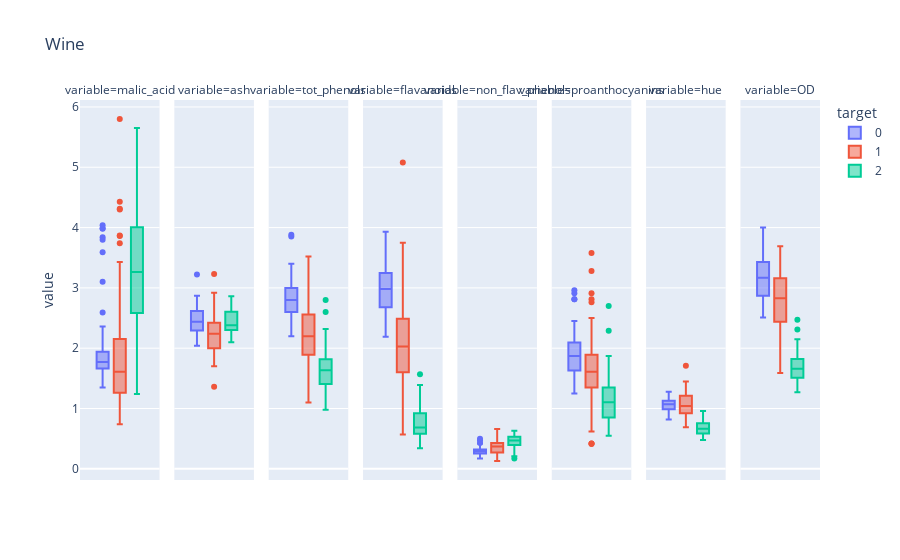

Source (notebook cell):
### Code cell
wineMelt = pd.melt(df_wine.drop(["proline","Mg","alcalinity","alcohol","color_intensity"],axis =1),id_vars = "target")
fig = px.box(wineMelt,y="value",facet_col="variable",color="target",title="Wine")
fig.show()

### Figure 1 — Plotly figure (JSON) as saved in the notebook; plotly's stock layout.template omitted (floating-point values rounded to 4 significant figures)
{"data": [{"alignmentgroup": "True", "hoverlabel": {"namelength": 0}, "hovertemplate": "target=0<br>variable=malic_acid<br>value=%{y}", "legendgroup": "0", "marker": {"color": "#636efa"}, "name": "0", "notched": false, "offsetgroup": "0", "orientation": "v", "showlegend": true, "type": "box", "x0": " ", "xaxis": "x", "y": [1.71, 1.78, 2.36, 1.95, 2.59, 1.76, 1.87, 2.15, 1.64, 1.35, 2.16, 1.48, 1.73, 1.73, 1.87, 1.81, 1.92, 1.57, 1.59, 3.1, 1.63, 3.8, 1.86, 1.6, 1.81, 2.05, 1.77, 1.72, 1.9, 1.68, 1.5, 1.66, 1.83, 1.53, 1.8, 1.81, 1.64, 1.65, 1.5, 3.99, 1.71, 3.84, 1.89, 3.98, 1.77, 4.04, 3.59, 1.68, 2.02, 1.73, 1.73, 1.65, 1.75, 1.9, 1.67, 1.73, 1.7, 1.97, 1.43], "y0": " ", "yaxis": "y"}, {"alignmentgroup": "True", "hoverlabel": {"namelength": 0}, "hovertemplate": "target=0<br>variable=ash<br>value=%{y}", "legendgroup": "0", "marker": {"color": "#636efa"}, "name": "0", "notched": false, "offsetgroup": "0", "orientation": "v", "showlegend": false, "type": "box", "x0": " ", "xaxis": "x2", "y": [2.43, 2.14, 2.67, 2.5, 2.87, 2.45, 2.45, 2.61, 2.17, 2.27, 2.3, 2.32, 2.41, 2.39, 2.38, 2.7, 2.72, 2.62, 2.48, 2.56, 2.28, 2.65, 2.36, 2.52, 2.61, 3.22, 2.62, 2.14, 2.8, 2.21, 2.7, 2.36, 2.36, 2.7, 2.65, 2.41, 2.84, 2.55, 2.1, 2.51, 2.31, 2.12, 2.59, 2.29, 2.1, 2.44, 2.28, 2.12, 2.4, 2.27, 2.04, 2.6, 2.42, 2.68, 2.25, 2.46, 2.3, 2.68, 2.5], "y0": " ", "yaxis": "y2"}, {"alignmentgroup": "True", "hoverlabel": {"namelength": 0}, "hovertemplate": "target=0<br>variable=tot_phenols<br>value=%{y}", "legendgroup": "0", "marker": {"color": "#636efa"}, "name": "0", "notched": false, "offsetgroup": "0", "orientation": "v", "showlegend": false, "type": "box", "x0": " ", "xaxis": "x3", "y": [2.8, 2.65, 2.8, 3.85, 2.8, 3.27, 2.5, 2.6, 2.8, 2.98, 2.95, 2.2, 2.6, 3.1, 3.3, 2.85, 2.8, 2.95, 3.3, 2.7, 3, 2.41, 2.61, 2.48, 2.53, 2.63, 2.85, 2.4, 2.95, 2.65, 3, 2.86, 2.42, 2.95, 2.35, 2.7, 2.6, 2.45, 2.4, 3, 3.15, 2.45, 3.25, 2.64, 3, 2.85, 3.25, 3.1, 2.75, 2.88, 2.72, 2.45, 3.88, 3, 2.6, 2.96, 3.2, 3, 3.4], "y0": " ", "yaxis": "y3"}, {"alignmentgroup": "True", "hoverlabel": {"namelength": 0}, "hovertemplate": "target=0<br>variable=flavanoids<br>value=%{y}", "legendgroup": "0", "marker": {"color": "#636efa"}, "name": "0", "notched": false, "offsetgroup": "0", "orientation": "v", "showlegend": false, "type": "box", "x0": " ", "xaxis": "x4", "y": [3.06, 2.76, 3.24, 3.49, 2.69, 3.39, 2.52, 2.51, 2.98, 3.15, 3.32, 2.43, 2.76, 3.69, 3.64, 2.91, 3.14, 3.4, 3.93, 3.03, 3.17, 2.41, 2.88, 2.37, 2.61, 2.68, 2.94, 2.19, 2.97, 2.33, 3.25, 3.19, 2.69, 2.74, 2.53, 2.98, 2.68, 2.43, 2.64, 3.04, 3.29, 2.68, 3.56, 2.63, 3, 2.65, 3.17, 3.39, 2.92, 3.54, 3.27, 2.99, 3.74, 2.79, 2.9, 2.78, 3, 3.23, 3.67], "y0": " ", "yaxis": "y4"}, {"alignmentgroup": "True", "hoverlabel": {"namelength": 0}, "hovertemplate": "target=0<br>variable=non_flav_phenols<br>value=%{y}", "legendgroup": "0", "marker": {"color": "#636efa"}, "name": "0", "notched": false, "offsetgroup": "0", "orientation": "v", "showlegend": false, "type": "box", "x0": " ", "xaxis": "x5", "y": [0.28, 0.26, 0.3, 0.24, 0.39, 0.34, 0.3, 0.31, 0.29, 0.22, 0.22, 0.26, 0.29, 0.43, 0.29, 0.3, 0.33, 0.4, 0.32, 0.17, 0.24, 0.25, 0.27, 0.26, 0.28, 0.47, 0.34, 0.27, 0.37, 0.26, 0.29, 0.22, 0.42, 0.5, 0.29, 0.26, 0.34, 0.29, 0.28, 0.2, 0.34, 0.27, 0.17, 0.32, 0.28, 0.3, 0.27, 0.21, 0.32, 0.32, 0.17, 0.22, 0.32, 0.39, 0.21, 0.2, 0.26, 0.31, 0.19], "y0": " ", "yaxis": "y5"}, {"alignmentgroup": "True", "hoverlabel": {"namelength": 0}, "hovertemplate": "target=0<br>variable=proanthocyanins<br>value=%{y}", "legendgroup": "0", "marker": {"color": "#636efa"}, "name": "0", "notched": false, "offsetgroup": "0", "orientation": "v", "showlegend": false, "type": "box", "x0": " ", "xaxis": "x6", "y": [2.29, 1.28, 2.81, 2.18, 1.82, 1.97, 1.98, 1.25, 1.98, 1.85, 2.38, 1.57, 1.81, 2.81, 2.96, 1.46, 1.97, 1.72, 1.86, 1.66, 2.1, 1.98, 1.69, 1.46, 1.66, 1.92, 1.45, 1.35, 1.76, 1.98, 2.38, 1.95, 1.97, 1.35, 1.54, 1.86, 1.36, 1.44, 1.37, 2.08, 2.34, 1.48, 1.7, 1.66, 2.03, 1.25, 2.19, 2.14, 2.38, 2.08, 2.91, 2.29, 1.87, 1.68, 1.62, 2.45, 2.03, 1.66, 2.04], "y0": " ", "yaxis": "y6"}, {"alignmentgroup": "True", "hoverlabel": {"namelength": 0}, "hovertemplate": "target=0<br>variable=hue<br>value=%{y}", "legendgroup": "0", "marker": {"color": "#636efa"}, "name": "0", "notched": false, "offsetgroup": "0", "orientation": "v", "showlegend": false, "type": "box", "x0": " ", "xaxis": "x7", "y": [1.04, 1.05, 1.03, 0.86, 1.04, 1.05, 1.02, 1.06, 1.08, 1.01, 1.25, 1.17, 1.15, 1.25, 1.2, 1.28, 1.07, 1.13, 1.23, 0.96, 1.09, 1.03, 1.11, 1.09, 1.12, 1.13, 0.92, 1.02, 1.25, 1.04, 1.19, 1.09, 1.23, 1.25, 1.1, 1.04, 1.09, 1.12, 1.18, 0.89, 0.95, 0.91, 0.88, 0.82, 0.88, 0.87, 1.04, 0.91, 1.07, 1.12, 1.12, 1.24, 1.01, 1.13, 0.92, 0.98, 0.94, 1.07, 0.89], "y0": " ", "yaxis": "y7"}, {"alignmentgroup": "True", "hoverlabel": {"namelength": 0}, "hovertemplate": "target=0<br>variable=OD<br>value=%{y}", "legendgroup": "0", "marker": {"color": "#636efa"}, "name": "0", "notched": false, "offsetgroup": "0", "orientation": "v", "showlegend": false, "type": "box", "x0": " ", "xaxis": "x8", "y": [3.92, 3.4, 3.17, 3.45, 2.93, 2.85, 3.58, 3.58, 2.85, 3.55, 3.17, 2.82, 2.9, 2.73, 3, 2.88, 2.65, 2.57, 2.82, 3.36, 3.71, 3.52, 4, 3.63, 3.82, 3.2, 3.22, 2.77, 3.4, 3.59, 2.71, 2.88, 2.87, 3, 2.87, 3.47, 2.78, 2.51, 2.69, 3.53, 3.38, 3, 3.56, 3, 3.35, 3.33, 3.44, 3.33, 2.75, 3.1, 2.91, 3.37, 3.26, 2.93, 3.2, 3.03, 3.31, 2.84, 2.87], "y0": " ", "yaxis": "y8"}, {"alignmentgroup": "True", "hoverlabel": {"namelength": 0}, "hovertemplate": "target=1<br>variable=malic_acid<br>value=%{y}", "legendgroup": "1", "marker": {"color": "#EF553B"}, "name": "1", "notched": false, "offsetgroup": "1", "orientation": "v", "showlegend": true, "type": "box", "x0": " ", "xaxis": "x", "y": [0.94, 1.1, 1.36, 1.25, 1.13, 1.45, 1.21, 1.01, 1.17, 0.94, 1.19, 1.61, 1.51, 1.66, 1.67, 1.09, 1.88, 0.9, 2.89, 0.99, 3.87, 0.92, 1.81, 1.13, 3.86, 0.89, 0.98, 1.61, 1.67, 2.06, 1.33, 1.83, 1.51, 1.53, 2.83, 1.99, 1.52, 2.12, 1.41, 1.07, 3.17, 2.08, 1.34, 2.45, 1.72, 1.73, 2.55, 1.73, 1.75, 1.29, 1.35, 3.74, 2.43, 2.68, 0.74, 1.39, 1.51, 1.47, 1.61, 3.43, 3.43, 2.4, 2.05, 4.43, 5.8, 4.31, 2.16, 1.53, 2.13, 1.63, 4.3], "y0": " ", "yaxis": "y"}, {"alignmentgroup": "True", "hoverlabel": {"namelength": 0}, "hovertemplate": "target=1<br>variable=ash<br>value=%{y}", "legendgroup": "1", "marker": {"color": "#EF553B"}, "name": "1", "notched": false, "offsetgroup": "1", "orientation": "v", "showlegend": false, "type": "box", "x0": " ", "xaxis": "x2", "y": [1.36, 2.28, 2.02, 1.92, 2.16, 2.53, 2.56, 1.7, 1.92, 2.36, 1.75, 2.21, 2.67, 2.24, 2.6, 2.3, 1.92, 1.71, 2.23, 1.95, 2.4, 2, 2.2, 2.51, 2.32, 2.58, 2.24, 2.31, 2.62, 2.46, 2.3, 2.32, 2.42, 2.26, 2.22, 2.28, 2.2, 2.74, 1.98, 2.1, 2.21, 1.7, 1.9, 2.46, 1.88, 1.98, 2.27, 2.12, 2.28, 1.94, 2.7, 1.82, 2.17, 2.92, 2.5, 2.5, 2.2, 1.99, 2.19, 1.98, 2, 2.42, 3.23, 2.73, 2.13, 2.39, 2.17, 2.29, 2.78, 2.3, 2.38], "y0": " ", "yaxis": "y2"}, {"alignmentgroup": "True", "hoverlabel": {"namelength": 0}, "hovertemplate": "target=1<br>variable=tot_phenols<br>value=%{y}", "legendgroup": "1", "marker": {"color": "#EF553B"}, "name": "1", "notched": false, "offsetgroup": "1", "orientation": "v", "showlegend": false, "type": "box", "x0": " ", "xaxis": "x3", "y": [1.98, 2.05, 2.02, 2.1, 3.5, 1.89, 2.42, 2.98, 2.11, 2.53, 1.85, 1.1, 2.95, 1.88, 3.3, 3.38, 1.61, 1.95, 1.72, 1.9, 2.83, 2.42, 2.2, 2, 1.65, 2.2, 2.2, 1.78, 1.92, 1.95, 2.2, 1.6, 1.45, 1.38, 2.45, 3.02, 2.5, 1.6, 2.55, 3.52, 2.85, 2.23, 1.45, 2.56, 2.5, 2.2, 1.68, 1.65, 1.38, 2.36, 2.74, 3.18, 2.55, 1.75, 2.48, 2.56, 2.46, 1.98, 2, 1.63, 2, 2.9, 3.18, 2.2, 2.62, 2.86, 2.6, 2.74, 2.13, 2.22, 2.1], "y0": " ", "yaxis": "y3"}, {"alignmentgroup": "True", "hoverlabel": {"namelength": 0}, "hovertemplate": "target=1<br>variable=flavanoids<br>value=%{y}", "legendgroup": "1", "marker": {"color": "#EF553B"}, "name": "1", "notched": false, "offsetgroup": "1", "orientation": "v", "showlegend": false, "type": "box", "x0": " ", "xaxis": "x4", "y": [0.57, 1.09, 1.41, 1.79, 3.1, 1.75, 2.65, 3.18, 2, 1.3, 1.28, 1.02, 2.86, 1.84, 2.89, 2.14, 1.57, 2.03, 1.32, 1.85, 2.55, 2.26, 2.53, 1.58, 1.59, 2.21, 1.94, 1.69, 1.61, 1.69, 1.59, 1.5, 1.25, 1.46, 2.25, 2.26, 2.27, 0.99, 2.5, 3.75, 2.99, 2.17, 1.36, 2.11, 1.64, 1.92, 1.84, 2.03, 1.76, 2.04, 2.92, 2.58, 2.27, 2.03, 2.01, 2.29, 2.17, 1.6, 2.09, 1.25, 1.64, 2.79, 5.08, 2.13, 2.65, 3.03, 2.65, 3.15, 2.24, 2.45, 1.75], "y0": " ", "yaxis": "y4"}, {"alignmentgroup": "True", "hoverlabel": {"namelength": 0}, "hovertemplate": "target=1<br>variable=non_flav_phenols<br>value=%{y}", "legendgroup": "1", "marker": {"color": "#EF553B"}, "name": "1", "notched": false, "offsetgroup": "1", "orientation": "v", "showlegend": false, "type": "box", "x0": " ", "xaxis": "x5", "y": [0.28, 0.63, 0.53, 0.32, 0.19, 0.45, 0.37, 0.26, 0.27, 0.55, 0.14, 0.37, 0.21, 0.27, 0.21, 0.13, 0.34, 0.24, 0.43, 0.35, 0.43, 0.3, 0.26, 0.4, 0.61, 0.22, 0.3, 0.43, 0.4, 0.48, 0.42, 0.52, 0.5, 0.58, 0.25, 0.17, 0.32, 0.14, 0.29, 0.24, 0.45, 0.26, 0.29, 0.34, 0.37, 0.32, 0.66, 0.37, 0.48, 0.39, 0.29, 0.24, 0.26, 0.6, 0.42, 0.43, 0.52, 0.3, 0.34, 0.43, 0.37, 0.32, 0.47, 0.43, 0.3, 0.21, 0.37, 0.39, 0.58, 0.4, 0.42], "y0": " ", "yaxis": "y5"}, {"alignmentgroup": "True", "hoverlabel": {"namelength": 0}, "hovertemplate": "target=1<br>variable=proanthocyanins<br>value=%{y}", "legendgroup": "1", "marker": {"color": "#EF553B"}, "name": "1", "notched": false, "offsetgroup": "1", "orientation": "v", "showlegend": false, "type": "box", "x0": " ", "xaxis": "x6", "y": [0.42, 0.41, 0.62, 0.73, 1.87, 1.03, 2.08, 2.28, 1.04, 0.42, 2.5, 1.46, 1.87, 1.03, 1.96, 1.65, 1.15, 1.46, 0.95, 2.76, 1.95, 1.43, 1.77, 1.4, 1.62, 2.35, 1.46, 1.56, 1.34, 1.35, 1.38, 1.64, 1.63, 1.62, 1.99, 1.35, 3.28, 1.56, 1.77, 1.95, 2.81, 1.4, 1.35, 1.31, 1.42, 1.48, 1.42, 1.63, 1.63, 2.08, 2.49, 3.58, 1.22, 1.05, 1.44, 1.04, 2.01, 1.53, 1.61, 0.83, 1.87, 1.83, 1.87, 1.71, 2.01, 2.91, 1.35, 1.77, 1.76, 1.9, 1.35], "y0": " ", "yaxis": "y6"}, {"alignmentgroup": "True", "hoverlabel": {"namelength": 0}, "hovertemplate": "target=1<br>variable=hue<br>value=%{y}", "legendgroup": "1", "marker": {"color": "#EF553B"}, "name": "1", "notched": false, "offsetgroup": "1", "orientation": "v", "showlegend": false, "type": "box", "x0": " ", "xaxis": "x7", "y": [1.05, 1.25, 0.98, 1.23, 1.22, 1.45, 1.19, 1.12, 1.12, 1.02, 1.28, 0.906, 1.36, 0.98, 1.31, 0.99, 1.23, 1.19, 0.96, 1.06, 1.19, 1.38, 1.16, 1.31, 0.84, 0.79, 1.23, 1.33, 1.36, 1, 1.07, 1.08, 1.05, 0.96, 1.15, 1.16, 1.16, 0.95, 1.23, 1.04, 1.42, 1.27, 1.04, 0.8, 0.94, 1.04, 0.86, 1, 0.88, 0.86, 0.96, 0.75, 0.9, 1.23, 1.1, 0.93, 1.71, 0.95, 1.06, 0.7, 0.93, 0.8, 0.93, 0.92, 0.73, 0.75, 0.86, 0.69, 0.97, 0.89, 0.79], "y0": " ", "yaxis": "y7"}, {"alignmentgroup": "True", "hoverlabel": {"namelength": 0}, "hovertemplate": "target=1<br>variable=OD<br>value=%{y}", "legendgroup": "1", "marker": {"color": "#EF553B"}, "name": "1", "notched": false, "offsetgroup": "1", "orientation": "v", "showlegend": false, "type": "box", "x0": " ", "xaxis": "x8", "y": [1.82, 1.67, 1.59, 2.46, 2.87, 2.23, 2.3, 3.18, 3.48, 1.93, 3.07, 1.82, 3.16, 2.78, 3.5, 3.13, 2.14, 2.48, 2.52, 2.31, 3.13, 3.12, 3.14, 2.72, 2.01, 3.08, 3.16, 2.26, 3.21, 2.75, 3.21, 2.27, 2.65, 2.06, 3.3, 2.96, 2.63, 2.26, 2.74, 2.77, 2.83, 2.96, 2.77, 3.38, 2.44, 3.57, 3.3, 3.17, 2.42, 3.02, 3.26, 2.81, 2.78, 2.5, 2.31, 3.19, 2.87, 3.33, 2.96, 2.12, 3.05, 3.39, 3.69, 3.12, 3.1, 3.64, 3.28, 2.84, 2.44, 2.78, 2.57], "y0": " ", "yaxis": "y8"}, {"alignmentgroup": "True", "hoverlabel": {"namelength": 0}, "hovertemplate": "target=2<br>variable=malic_acid<br>value=%{y}", "legendgroup": "2", "marker": {"color": "#00cc96"}, "name": "2", "notched": false, "offsetgroup": "2", "orientation": "v", "showlegend": true, "type": "box", "x0": " ", "xaxis": "x", "y": [1.35, 2.99, 2.31, 3.55, 1.24, 2.46, 4.72, 5.51, 3.59, 2.96, 2.81, 2.56, 3.17, 4.95, 3.88, 3.57, 5.04, 4.61, 3.24, 3.9, 3.12, 2.67, 1.9, 3.3, 1.29, 5.19, 4.12, 3.03, 1.68, 1.67, 3.83, 3.26, 3.27, 3.45, 2.76, 4.36, 3.7, 3.37, 2.58, 4.6, 3.03, 2.39, 2.51, 5.65, 3.91, 4.28, 2.59, 4.1], "y0": " ", "yaxis": "y"}, {"alignmentgroup": "True", "hoverlabel": {"namelength": 0}, "hovertemplate": "target=2<br>variable=ash<br>value=%{y}", "legendgroup": "2", "marker": {"color": "#00cc96"}, "name": "2", "notched": false, "offsetgroup": "2", "orientation": "v", "showlegend": false, "type": "box", "x0": " ", "xaxis": "x2", "y": [2.32, 2.4, 2.4, 2.36, 2.25, 2.2, 2.54, 2.64, 2.19, 2.61, 2.7, 2.35, 2.72, 2.35, 2.2, 2.15, 2.23, 2.48, 2.38, 2.36, 2.62, 2.48, 2.75, 2.28, 2.1, 2.32, 2.38, 2.64, 2.7, 2.64, 2.38, 2.54, 2.58, 2.35, 2.3, 2.26, 2.6, 2.3, 2.69, 2.86, 2.32, 2.28, 2.48, 2.45, 2.48, 2.26, 2.37, 2.74], "y0": " ", "yaxis": "y2"}, {"alignmentgroup": "True", "hoverlabel": {"namelength": 0}, "hovertemplate": "target=2<br>variable=tot_phenols<br>value=%{y}", "legendgroup": "2", "marker": {"color": "#00cc96"}, "name": "2", "notched": false, "offsetgroup": "2", "orientation": "v", "showlegend": false, "type": "box", "x0": " ", "xaxis": "x3", "y": [1.51, 1.3, 1.15, 1.7, 2, 1.62, 1.38, 1.79, 1.62, 2.32, 1.54, 1.4, 1.55, 2, 1.38, 1.5, 0.98, 1.7, 1.93, 1.41, 1.4, 1.48, 2.2, 1.8, 1.48, 1.74, 1.8, 1.9, 2.8, 2.6, 2.3, 1.83, 1.65, 1.39, 1.35, 1.28, 1.7, 1.48, 1.55, 1.98, 1.25, 1.39, 1.68, 1.68, 1.8, 1.59, 1.65, 2.05], "y0": " ", "yaxis": "y3"}, {"alignmentgroup": "True", "hoverlabel": {"namelength": 0}, "hovertemplate": "target=2<br>variable=flavanoids<br>value=%{y}", "legendgroup": "2", "marker": {"color": "#00cc96"}, "name": "2", "notched": false, "offsetgroup": "2", "orientation": "v", "showlegend": false, "type": "box", "x0": " ", "xaxis": "x4", "y": [1.25, 1.22, 1.09, 1.2, 0.58, 0.66, 0.47, 0.6, 0.48, 0.6, 0.5, 0.5, 0.52, 0.8, 0.78, 0.55, 0.34, 0.65, 0.76, 1.39, 1.57, 1.36, 1.28, 0.83, 0.58, 0.63, 0.83, 0.58, 1.31, 1.1, 0.92, 0.56, 0.6, 0.7, 0.68, 0.47, 0.92, 0.66, 0.84, 0.96, 0.49, 0.51, 0.7, 0.61, 0.75, 0.69, 0.68, 0.76], "y0": " ", "yaxis": "y4"}, {"alignmentgroup": "True", "hoverlabel": {"namelength": 0}, "hovertemplate": "target=2<br>variable=non_flav_phenols<br>value=%{y}", "legendgroup": "2", "marker": {"color": "#00cc96"}, "name": "2", "notched": false, "offsetgroup": "2", "orientation": "v", "showlegend": false, "type": "box", "x0": " ", "xaxis": "x5", "y": [0.21, 0.24, 0.27, 0.17, 0.6, 0.63, 0.53, 0.63, 0.58, 0.53, 0.53, 0.37, 0.5, 0.47, 0.29, 0.43, 0.4, 0.47, 0.45, 0.34, 0.22, 0.24, 0.26, 0.61, 0.53, 0.61, 0.48, 0.63, 0.53, 0.52, 0.5, 0.5, 0.6, 0.4, 0.41, 0.52, 0.43, 0.4, 0.39, 0.27, 0.4, 0.48, 0.44, 0.52, 0.43, 0.43, 0.53, 0.56], "y0": " ", "yaxis": "y5"}, {"alignmentgroup": "True", "hoverlabel": {"namelength": 0}, "hovertemplate": "target=2<br>variable=proanthocyanins<br>value=%{y}", "legendgroup": "2", "marker": {"color": "#00cc96"}, "name": "2", "notched": false, "offsetgroup": "2", "orientation": "v", "showlegend": false, "type": "box", "x0": " ", "xaxis": "x6", "y": [0.94, 0.83, 0.83, 0.84, 1.25, 0.94, 0.8, 1.1, 0.88, 0.81, 0.75, 0.64, 0.55, 1.02, 1.14, 1.3, 0.68, 0.86, 1.25, 1.14, 1.25, 1.26, 1.56, 1.87, 1.4, 1.55, 1.56, 1.14, 2.7, 2.29, 1.04, 0.8, 0.96, 0.94, 1.03, 1.15, 1.46, 0.97, 1.54, 1.11, 0.73, 0.64, 1.24, 1.06, 1.41, 1.35, 1.46, 1.35], "y0": " ", "yaxis": "y6"}, {"alignmentgroup": "True", "hoverlabel": {"namelength": 0}, "hovertemplate": "target=2<br>variable=hue<br>value=%{y}", "legendgroup": "2", "marker": {"color": "#00cc96"}, "name": "2", "notched": false, "offsetgroup": "2", "orientation": "v", "showlegend": false, "type": "box", "x0": " ", "xaxis": "x7", "y": [0.76, 0.74, 0.66, 0.78, 0.75, 0.73, 0.75, 0.82, 0.81, 0.89, 0.77, 0.7, 0.89, 0.91, 0.65, 0.6, 0.58, 0.54, 0.55, 0.57, 0.59, 0.48, 0.61, 0.56, 0.58, 0.6, 0.57, 0.67, 0.57, 0.57, 0.56, 0.96, 0.87, 0.68, 0.7, 0.78, 0.85, 0.72, 0.74, 0.67, 0.66, 0.57, 0.62, 0.64, 0.7, 0.59, 0.6, 0.61], "y0": " ", "yaxis": "y7"}, {"alignmentgroup": "True", "hoverlabel": {"namelength": 0}, "hovertemplate": "target=2<br>variable=OD<br>value=%{y}", "legendgroup": "2", "marker": {"color": "#00cc96"}, "name": "2", "notched": false, "offsetgroup": "2", "orientation": "v", "showlegend": false, "type": "box", "x0": " ", "xaxis": "x8", "y": [1.29, 1.42, 1.36, 1.29, 1.51, 1.58, 1.27, 1.69, 1.82, 2.15, 2.31, 2.47, 2.06, 2.05, 2, 1.68, 1.33, 1.86, 1.62, 1.33, 1.3, 1.47, 1.33, 1.51, 1.55, 1.48, 1.64, 1.73, 1.96, 1.78, 1.58, 1.82, 2.11, 1.75, 1.68, 1.75, 1.56, 1.75, 1.8, 1.92, 1.83, 1.63, 1.71, 1.74, 1.56, 1.56, 1.62, 1.6], "y0": " ", "yaxis": "y8"}], "layout": {"annotations": [{"font": {}, "showarrow": false, "text": "variable=malic_acid", "x": 0.05375, "xanchor": "center", "xref": "paper", "y": 1, "yanchor": "bottom", "yref": "paper"}, {"font": {}, "showarrow": false, "text": "variable=ash", "x": 0.1812, "xanchor": "center", "xref": "paper", "y": 1, "yanchor": "bottom", "yref": "paper"}, {"font": {}, "showarrow": false, "text": "variable=tot_phenols", "x": 0.3087, "xanchor": "center", "xref": "paper", "y": 1, "yanchor": "bottom", "yref": "paper"}, {"font": {}, "showarrow": false, "text": "variable=flavanoids", "x": 0.4363, "xanchor": "center", "xref": "paper", "y": 1, "yanchor": "bottom", "yref": "paper"}, {"font": {}, "showarrow": false, "text": "variable=non_flav_phenols", "x": 0.5637, "xanchor": "center", "xref": "paper", "y": 1, "yanchor": "bottom", "yref": "paper"}, {"font": {}, "showarrow": false, "text": "variable=proanthocyanins", "x": 0.6912, "xanchor": "center", "xref": "paper", "y": 1, "yanchor": "bottom", "yref": "paper"}, {"font": {}, "showarrow": false, "text": "variable=hue", "x": 0.8188, "xanchor": "center", "xref": "paper", "y": 1, "yanchor": "bottom", "yref": "paper"}, {"font": {}, "showarrow": false, "text": "variable=OD", "x": 0.9463, "xanchor": "center", "xref": "paper", "y": 1, "yanchor": "bottom", "yref": "paper"}], "autosize": true, "boxmode": "group", "legend": {"title": {"text": "target"}, "tracegroupgap": 0}, "title": {"text": "Wine"}, "xaxis": {"anchor": "y", "autorange": true, "domain": [0, 0.1075], "range": [-0.5243, 0.5243], "type": "category"}, "xaxis2": {"anchor": "y2", "autorange": true, "domain": [0.1275, 0.235], "matches": "x", "range": [-0.5243, 0.5243], "type": "category"}, "xaxis3": {"anchor": "y3", "autorange": true, "domain": [0.255, 0.3625], "matches": "x", "range": [-0.5243, 0.5243], "type": "category"}, "xaxis4": {"anchor": "y4", "autorange": true, "domain": [0.3825, 0.49], "matches": "x", "range": [-0.5243, 0.5243], "type": "category"}, "xaxis5": {"anchor": "y5", "autorange": true, "domain": [0.51, 0.6175], "matches": "x", "range": [-0.5243, 0.5243], "type": "category"}, "xaxis6": {"anchor": "y6", "autorange": true, "domain": [0.6375, 0.745], "matches": "x", "range": [-0.5243, 0.5243], "type": "category"}, "xaxis7": {"anchor": "y7", "autorange": true, "domain": [0.765, 0.8725], "matches": "x", "range": [-0.5243, 0.5243], "type": "category"}, "xaxis8": {"anchor": "y8", "autorange": true, "domain": [0.8925, 1], "matches": "x", "range": [-0.5243, 0.5243], "type": "category"}, "yaxis": {"anchor": "x", "autorange": true, "domain": [0, 1], "range": [0.07667, 6.081], "title": {"text": "value"}, "type": "linear"}, "yaxis2": {"anchor": "x2", "autorange": true, "domain": [0, 1], "matches": "y", "range": [0.07667, 6.081], "showticklabels": false, "type": "linear"}, "yaxis3": {"anchor": "x3", "autorange": true, "domain": [0, 1], "matches": "y", "range": [0.07667, 6.081], "showticklabels": false, "type": "linear"}, "yaxis4": {"anchor": "x4", "autorange": true, "domain": [0, 1], "matches": "y", "range": [0.07667, 6.081], "showticklabels": false, "type": "linear"}, "yaxis5": {"anchor": "x5", "autorange": true, "domain": [0, 1], "matches": "y", "range": [0.07667, 6.081], "showticklabels": false, "type": "linear"}, "yaxis6": {"anchor": "x6", "autorange": true, "domain": [0, 1], "matches": "y", "range": [0.07667, 6.081], "showticklabels": false, "type": "linear"}, "yaxis7": {"anchor": "x7", "autorange": true, "domain": [0, 1], "matches": "y", "range": [0.07667, 6.081], "showticklabels": false, "type": "linear"}, "yaxis8": {"anchor": "x8", "autorange": true, "domain": [0, 1], "matches": "y", "range": [0.07667, 6.081], "showticklabels": false, "type": "linear"}}}
